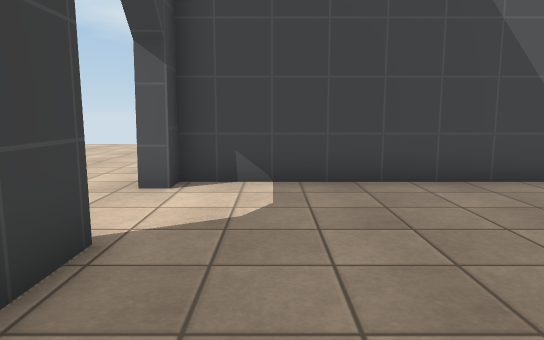
[1] (above)

18 first-person views from a walk through a Unity game level. The camera is 1.2 m above the floor, tilts 8° down and sees 70° across. The floor is counted in squares, 1 m on a side. Each view is taken from the middle of a square. On the plan, view 1 faces up. The plan holds only what a view shows up to about 15 squares ahead; the rest is blank. The place goes on beyond the plan. The player is left out. Some animated figures are not drawn. Door leaves are left out, so doorways stand open. Some surface patterns are stand-ins.

[2]
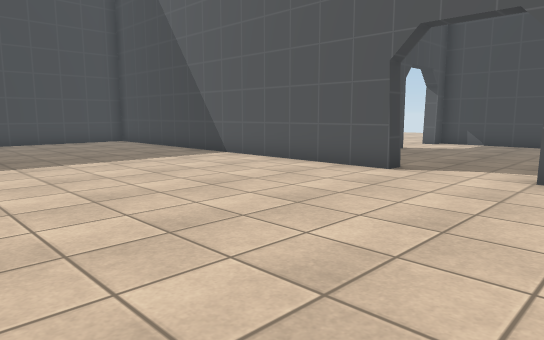

[3]
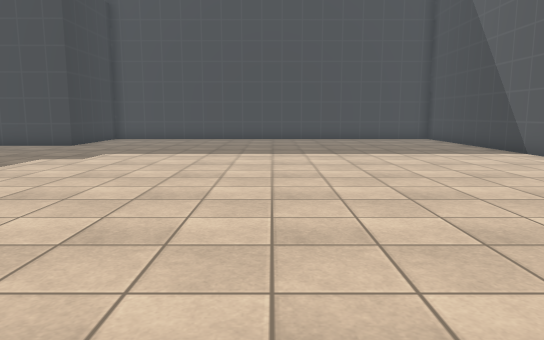

[4]
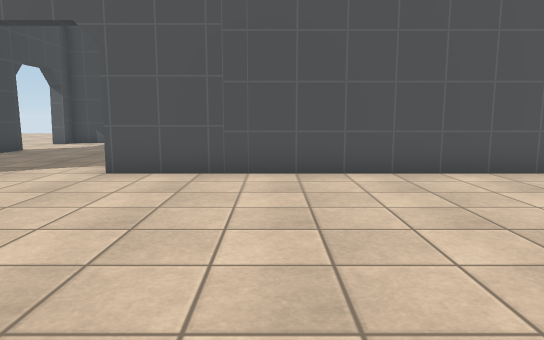

[5]
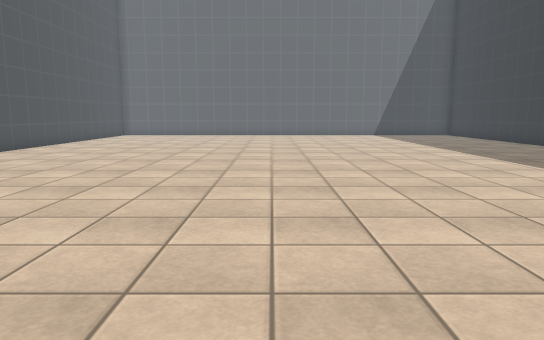

[6]
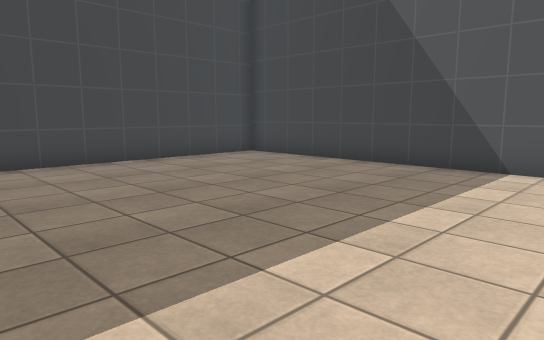

[7]
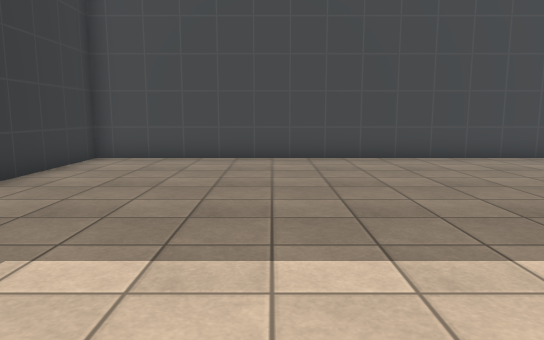

[8]
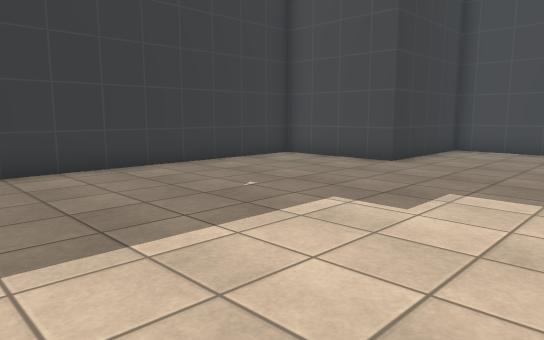

[9]
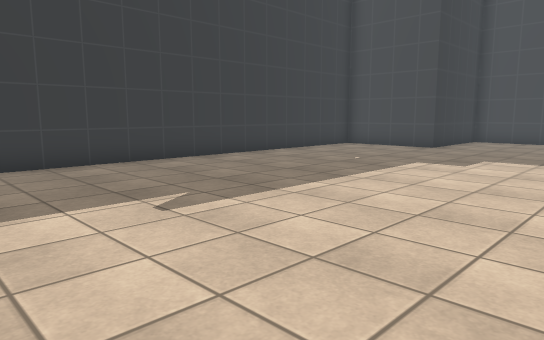

[10]
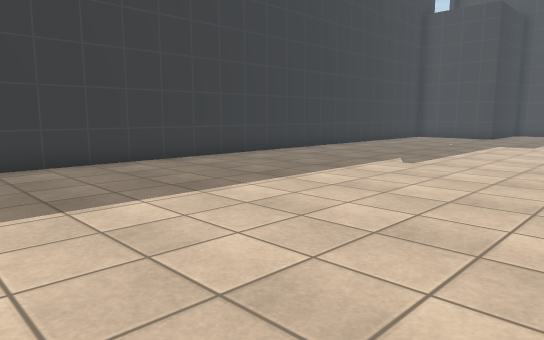

[11]
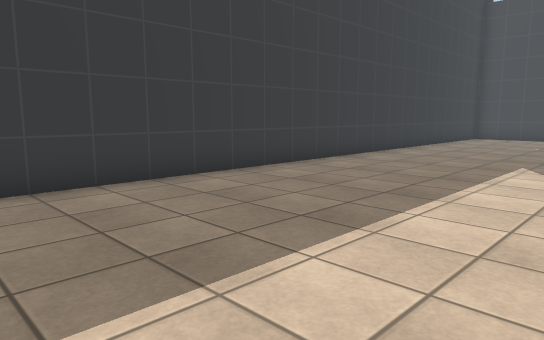

[12]
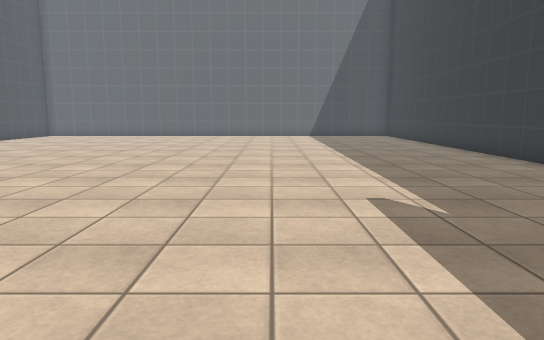

[13]
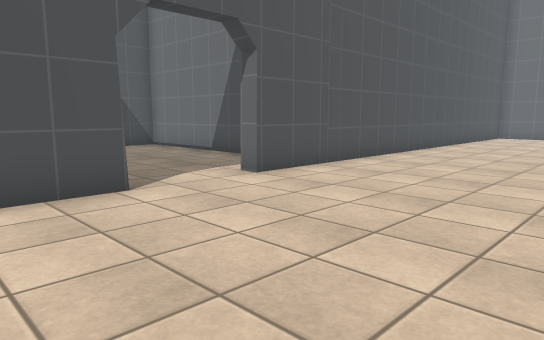

[14]
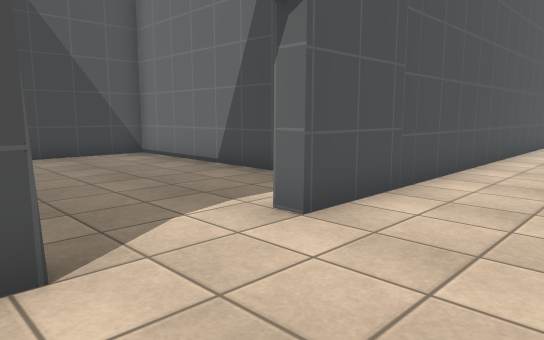

[15]
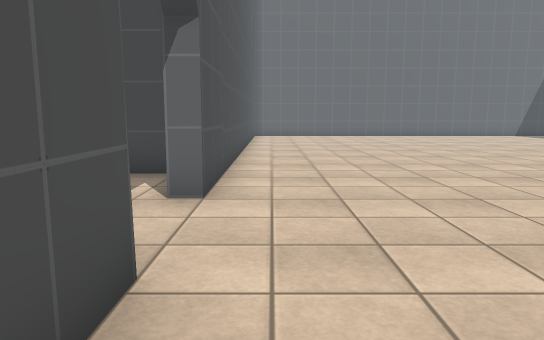

[16]
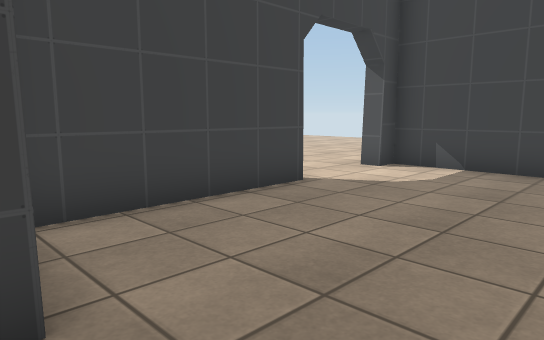

[17]
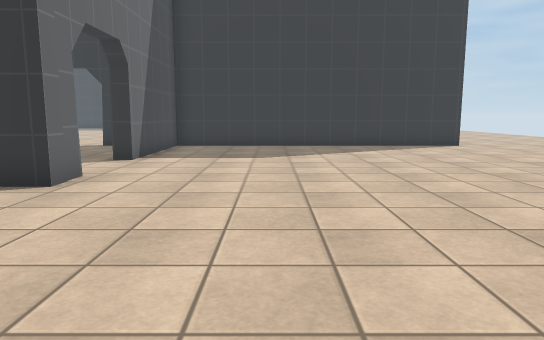

[18]
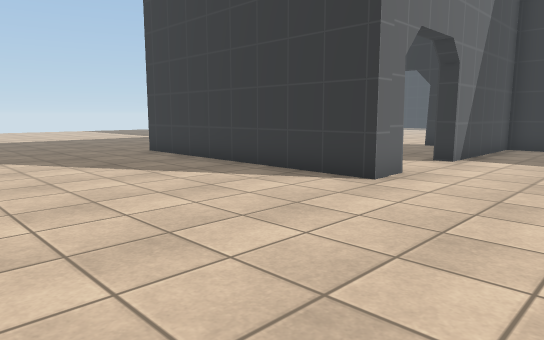

### Floor plan
Points are (right, up) in squares from view 1. A wall is a line through its corners. A room is listed if a view was taken in it or the views show most of it. See-through windows are left out.
Room 1 (views 1, 2, 3, 4, 5, 6, 7, 8, 9, 10, 11, 12, 13, 14, 15, 16)
walls: (0.7, -1.4) (0.7, -2) (-13, -2) (-13, -18) (-8.5, -18) (-8.5, -21.7) (13.3, -21.7); (6, -0.9) (6, 7) (-1.7, 7) (-1.7, 6.4); (-1.7, 3.5) (-1.7, -1); (13.5, -2) (3.6, -2) (3.6, -1.4)
ways out: open door at (-2, 4.5) to room 2
Room 2 (views 17, 18)
walls: (-2.2, 6.4) (-2.2, 7.5) (6.5, 7.5); (-3.2, -1.5) (-2.2, -1.5) (-2.2, 3.5)
ways out: open door at (-2, 4.5) to room 1

Where each view was taken, in squares from view 1:
view 1: 0 up, 0 right, facing up
view 2: 10 down, 5 right, facing up-left
view 3: 10 down, 7 right, facing left
view 4: 10 down, 7 right, facing up
view 5: 11 down, 3 left, facing right
view 6: 11 down, 3 left, facing up-left
view 7: 13 down, 2 left, facing left
view 8: 13 down, 1 right, facing down-left
view 9: 12 down, 6 right, facing down-left
view 10: 12 down, 13 right, facing down-left
view 11: 15 down, 13 right, facing down-left
view 12: 15 down, 2 left, facing right
view 13: 8 down, 2 left, facing up-right
view 14: 5 down, 0 right, facing up-right
view 15: 3 down, 2 left, facing right
view 16: 2 down, 3 right, facing up-left
view 17: 14 up, 6 left, facing down
view 18: 14 up, 6 left, facing down-right
